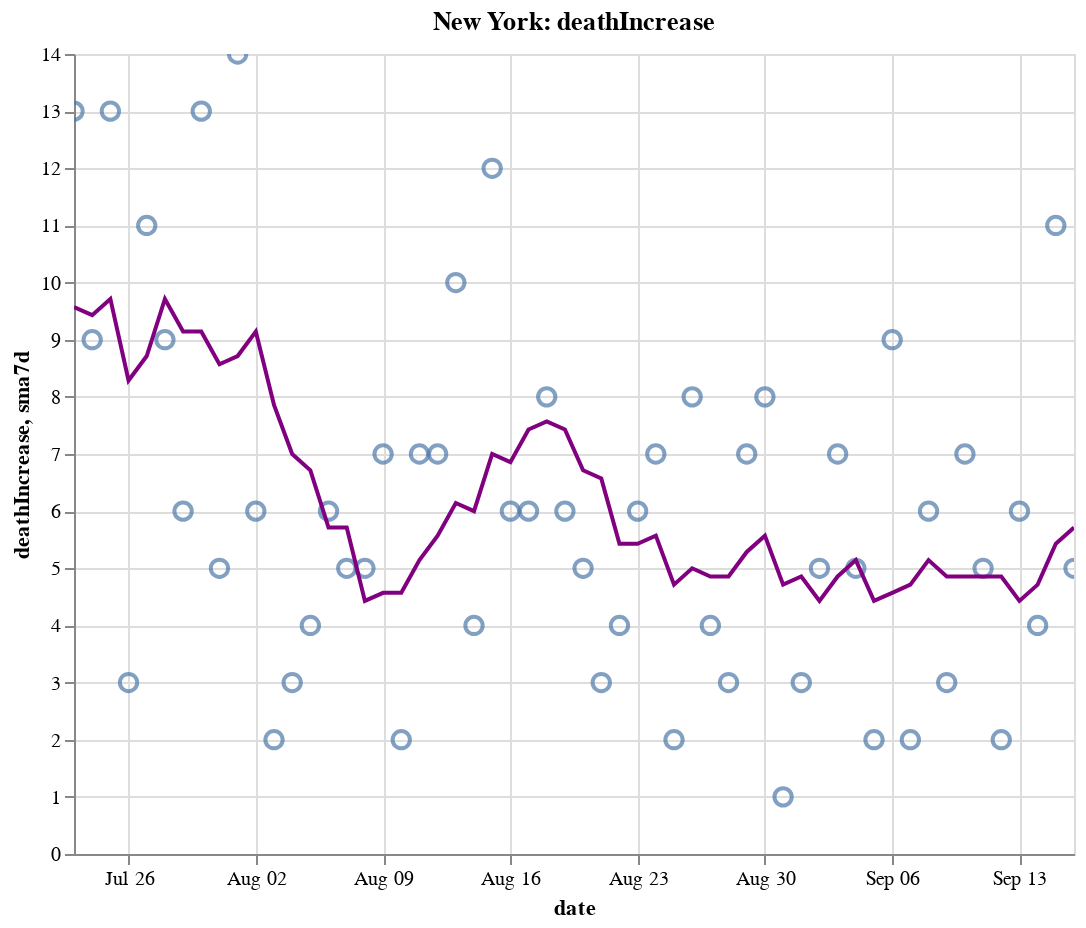

Notebook source saved alongside this figure:
### Code cell
create_plot(ny, 'deathIncrease')

### Figure 1 — Vega-Lite specification as saved in the notebook (floating-point values rounded to 4 significant figures)
{"config": {"view": {"continuousWidth": 400, "continuousHeight": 300}}, "layer": [{"layer": [{"mark": {"type": "point", "size": 75}, "encoding": {"tooltip": [{"type": "temporal", "field": "date"}, {"type": "quantitative", "field": "deathIncrease"}, {"type": "quantitative", "field": "sma7d"}], "x": {"type": "temporal", "field": "date"}, "y": {"type": "quantitative", "field": "deathIncrease"}}, "selection": {"selector012": {"type": "interval", "bind": "scales", "encodings": ["x", "y"]}}}, {"mark": {"type": "line", "color": "purple"}, "encoding": {"x": {"type": "temporal", "field": "date"}, "y": {"type": "quantitative", "field": "sma7d"}}}]}, {"mark": {"type": "rule", "color": "#aaa"}, "encoding": {"x": {"type": "temporal", "field": "date"}}, "transform": [{"filter": {"selection": "selector011"}}]}, {"mark": "circle", "encoding": {"opacity": {"condition": {"value": 1, "selection": "selector011"}, "value": 0}, "tooltip": [{"type": "temporal", "field": "date"}, {"type": "quantitative", "field": "deathIncrease"}, {"type": "quantitative", "field": "sma7d"}], "x": {"type": "temporal", "field": "date"}, "y": {"type": "quantitative", "field": "deathIncrease"}}, "selection": {"selector011": {"type": "single", "encodings": ["x"], "on": "mouseover", "nearest": true, "empty": "none"}}}, {"mark": {"type": "text", "align": "left", "dx": 5, "dy": -5, "stroke": "white", "strokeWidth": 2}, "encoding": {"text": {"type": "quantitative", "field": "deathIncrease"}, "tooltip": [{"type": "temporal", "field": "date"}, {"type": "quantitative", "field": "deathIncrease"}, {"type": "quantitative", "field": "sma7d"}], "x": {"type": "temporal", "field": "date"}, "y": {"type": "quantitative", "field": "deathIncrease"}}, "transform": [{"filter": {"selection": "selector011"}}]}, {"mark": {"type": "text", "align": "left", "dx": 5, "dy": -5}, "encoding": {"text": {"type": "quantitative", "field": "deathIncrease"}, "tooltip": [{"type": "temporal", "field": "date"}, {"type": "quantitative", "field": "deathIncrease"}, {"type": "quantitative", "field": "sma7d"}], "x": {"type": "temporal", "field": "date"}, "y": {"type": "quantitative", "field": "deathIncrease"}}, "transform": [{"filter": {"selection": "selector011"}}]}], "data": {"name": "data-53c9fa4c1ca4f8f37ce3faac2d0474ff"}, "height": 400, "title": "New York: deathIncrease", "width": 500, "$schema": "https://vega.github.io/schema/vega-lite/v4.8.1.json", "datasets": {"data-53c9fa4c1ca4f8f37ce3faac2d0474ff": [{"date": "2020-07-23T00:00:00", "totalTestResultsIncrease": 69700.0, "positiveIncrease": 811.0, "death": 25080.0, "deathIncrease": 13.0, "positiveRate": 0.012, "state": "New York", "sma7d": 9.571}, {"date": "2020-07-24T00:00:00", "totalTestResultsIncrease": 76510.0, "positiveIncrease": 753.0, "death": 25090.0, "deathIncrease": 9.0, "positiveRate": 0.01, "state": "New York", "sma7d": 9.429}, {"date": "2020-07-25T00:00:00", "totalTestResultsIncrease": 71470.0, "positiveIncrease": 750.0, "death": 25100.0, "deathIncrease": 13.0, "positiveRate": 0.01, "state": "New York", "sma7d": 9.714}, {"date": "2020-07-26T00:00:00", "totalTestResultsIncrease": 53570.0, "positiveIncrease": 536.0, "death": 25110.0, "deathIncrease": 3.0, "positiveRate": 0.01, "state": "New York", "sma7d": 8.286}, {"date": "2020-07-27T00:00:00", "totalTestResultsIncrease": 57270.0, "positiveIncrease": 608.0, "death": 25120.0, "deathIncrease": 11.0, "positiveRate": 0.011, "state": "New York", "sma7d": 8.714}, {"date": "2020-07-28T00:00:00", "totalTestResultsIncrease": 57400.0, "positiveIncrease": 534.0, "death": 25130.0, "deathIncrease": 9.0, "positiveRate": 0.009, "state": "New York", "sma7d": 9.714}, {"date": "2020-07-29T00:00:00", "totalTestResultsIncrease": 62280.0, "positiveIncrease": 715.0, "death": 25130.0, "deathIncrease": 6.0, "positiveRate": 0.011, "state": "New York", "sma7d": 9.143}, {"date": "2020-07-30T00:00:00", "totalTestResultsIncrease": 73550.0, "positiveIncrease": 777.0, "death": 25140.0, "deathIncrease": 13.0, "positiveRate": 0.011, "state": "New York", "sma7d": 9.143}, {"date": "2020-07-31T00:00:00", "totalTestResultsIncrease": 68870.0, "positiveIncrease": 644.0, "death": 25150.0, "deathIncrease": 5.0, "positiveRate": 0.009, "state": "New York", "sma7d": 8.571}, {"date": "2020-08-01T00:00:00", "totalTestResultsIncrease": 82740.0, "positiveIncrease": 753.0, "death": 25160.0, "deathIncrease": 14.0, "positiveRate": 0.009, "state": "New York", "sma7d": 8.714}, {"date": "2020-08-02T00:00:00", "totalTestResultsIncrease": 58960.0, "positiveIncrease": 531.0, "death": 25170.0, "deathIncrease": 6.0, "positiveRate": 0.009, "state": "New York", "sma7d": 9.143}, {"date": "2020-08-03T00:00:00", "totalTestResultsIncrease": 51840.0, "positiveIncrease": 545.0, "death": 25170.0, "deathIncrease": 2.0, "positiveRate": 0.011, "state": "New York", "sma7d": 7.857}, {"date": "2020-08-04T00:00:00", "totalTestResultsIncrease": 70990.0, "positiveIncrease": 746.0, "death": 25180.0, "deathIncrease": 3.0, "positiveRate": 0.011, "state": "New York", "sma7d": 7.0}, {"date": "2020-08-05T00:00:00", "totalTestResultsIncrease": 72670.0, "positiveIncrease": 636.0, "death": 25180.0, "deathIncrease": 4.0, "positiveRate": 0.009, "state": "New York", "sma7d": 6.714}, {"date": "2020-08-06T00:00:00", "totalTestResultsIncrease": 72370.0, "positiveIncrease": 703.0, "death": 25180.0, "deathIncrease": 6.0, "positiveRate": 0.01, "state": "New York", "sma7d": 5.714}, {"date": "2020-08-07T00:00:00", "totalTestResultsIncrease": 70170.0, "positiveIncrease": 714.0, "death": 25190.0, "deathIncrease": 5.0, "positiveRate": 0.01, "state": "New York", "sma7d": 5.714}, {"date": "2020-08-08T00:00:00", "totalTestResultsIncrease": 74860.0, "positiveIncrease": 703.0, "death": 25200.0, "deathIncrease": 5.0, "positiveRate": 0.009, "state": "New York", "sma7d": 4.429}, {"date": "2020-08-09T00:00:00", "totalTestResultsIncrease": 65810.0, "positiveIncrease": 515.0, "death": 25200.0, "deathIncrease": 7.0, "positiveRate": 0.008, "state": "New York", "sma7d": 4.571}, {"date": "2020-08-10T00:00:00", "totalTestResultsIncrease": 54000.0, "positiveIncrease": 476.0, "death": 25200.0, "deathIncrease": 2.0, "positiveRate": 0.009, "state": "New York", "sma7d": 4.571}, {"date": "2020-08-11T00:00:00", "totalTestResultsIncrease": 77060.0, "positiveIncrease": 667.0, "death": 25210.0, "deathIncrease": 7.0, "positiveRate": 0.009, "state": "New York", "sma7d": 5.143}, {"date": "2020-08-12T00:00:00", "totalTestResultsIncrease": 87780.0, "positiveIncrease": 700.0, "death": 25220.0, "deathIncrease": 7.0, "positiveRate": 0.008, "state": "New York", "sma7d": 5.571}, {"date": "2020-08-13T00:00:00", "totalTestResultsIncrease": 87900.0, "positiveIncrease": 737.0, "death": 25230.0, "deathIncrease": 10.0, "positiveRate": 0.008, "state": "New York", "sma7d": 6.143}, {"date": "2020-08-14T00:00:00", "totalTestResultsIncrease": 85460.0, "positiveIncrease": 727.0, "death": 25230.0, "deathIncrease": 4.0, "positiveRate": 0.009, "state": "New York", "sma7d": 6.0}, {"date": "2020-08-15T00:00:00", "totalTestResultsIncrease": 88670.0, "positiveIncrease": 734.0, "death": 25240.0, "deathIncrease": 12.0, "positiveRate": 0.008, "state": "New York", "sma7d": 7.0}, {"date": "2020-08-16T00:00:00", "totalTestResultsIncrease": 77690.0, "positiveIncrease": 607.0, "death": 25250.0, "deathIncrease": 6.0, "positiveRate": 0.008, "state": "New York", "sma7d": 6.857}, {"date": "2020-08-17T00:00:00", "totalTestResultsIncrease": 56890.0, "positiveIncrease": 408.0, "death": 25260.0, "deathIncrease": 6.0, "positiveRate": 0.007, "state": "New York", "sma7d": 7.429}, {"date": "2020-08-18T00:00:00", "totalTestResultsIncrease": 66890.0, "positiveIncrease": 655.0, "death": 25260.0, "deathIncrease": 8.0, "positiveRate": 0.01, "state": "New York", "sma7d": 7.571}, {"date": "2020-08-19T00:00:00", "totalTestResultsIncrease": 80420.0, "positiveIncrease": 631.0, "death": 25270.0, "deathIncrease": 6.0, "positiveRate": 0.008, "state": "New York", "sma7d": 7.429}, {"date": "2020-08-20T00:00:00", "totalTestResultsIncrease": 80980.0, "positiveIncrease": 601.0, "death": 25280.0, "deathIncrease": 5.0, "positiveRate": 0.007, "state": "New York", "sma7d": 6.714}, {"date": "2020-08-21T00:00:00", "totalTestResultsIncrease": 98880.0, "positiveIncrease": 709.0, "death": 25280.0, "deathIncrease": 3.0, "positiveRate": 0.007, "state": "New York", "sma7d": 6.571}, {"date": "2020-08-22T00:00:00", "totalTestResultsIncrease": 94850.0, "positiveIncrease": 653.0, "death": 25280.0, "deathIncrease": 4.0, "positiveRate": 0.007, "state": "New York", "sma7d": 5.429}, {"date": "2020-08-23T00:00:00", "totalTestResultsIncrease": 74040.0, "positiveIncrease": 572.0, "death": 25290.0, "deathIncrease": 6.0, "positiveRate": 0.008, "state": "New York", "sma7d": 5.429}, {"date": "2020-08-24T00:00:00", "totalTestResultsIncrease": 62030.0, "positiveIncrease": 408.0, "death": 25300.0, "deathIncrease": 7.0, "positiveRate": 0.007, "state": "New York", "sma7d": 5.571}, {"date": "2020-08-25T00:00:00", "totalTestResultsIncrease": 67260.0, "positiveIncrease": 629.0, "death": 25300.0, "deathIncrease": 2.0, "positiveRate": 0.009, "state": "New York", "sma7d": 4.714}, {"date": "2020-08-26T00:00:00", "totalTestResultsIncrease": 71190.0, "positiveIncrease": 566.0, "death": 25300.0, "deathIncrease": 8.0, "positiveRate": 0.008, "state": "New York", "sma7d": 5.0}, {"date": "2020-08-27T00:00:00", "totalTestResultsIncrease": 83440.0, "positiveIncrease": 791.0, "death": 25310.0, "deathIncrease": 4.0, "positiveRate": 0.009, "state": "New York", "sma7d": 4.857}, {"date": "2020-08-28T00:00:00", "totalTestResultsIncrease": 97830.0, "positiveIncrease": 636.0, "death": 25310.0, "deathIncrease": 3.0, "positiveRate": 0.007, "state": "New York", "sma7d": 4.857}, {"date": "2020-08-29T00:00:00", "totalTestResultsIncrease": 93870.0, "positiveIncrease": 635.0, "death": 25320.0, "deathIncrease": 7.0, "positiveRate": 0.007, "state": "New York", "sma7d": 5.286}, {"date": "2020-08-30T00:00:00", "totalTestResultsIncrease": 100000.0, "positiveIncrease": 698.0, "death": 25330.0, "deathIncrease": 8.0, "positiveRate": 0.007, "state": "New York", "sma7d": 5.571}, {"date": "2020-08-31T00:00:00", "totalTestResultsIncrease": 66240.0, "positiveIncrease": 656.0, "death": 25330.0, "deathIncrease": 1.0, "positiveRate": 0.01, "state": "New York", "sma7d": 4.714}, {"date": "2020-09-01T00:00:00", "totalTestResultsIncrease": 77000.0, "positiveIncrease": 754.0, "death": 25330.0, "deathIncrease": 3.0, "positiveRate": 0.01, "state": "New York", "sma7d": 4.857}, {"date": "2020-09-02T00:00:00", "totalTestResultsIncrease": 88450.0, "positiveIncrease": 708.0, "death": 25340.0, "deathIncrease": 5.0, "positiveRate": 0.008, "state": "New York", "sma7d": 4.429}, {"date": "2020-09-03T00:00:00", "totalTestResultsIncrease": 88980.0, "positiveIncrease": 889.0, "death": 25340.0, "deathIncrease": 7.0, "positiveRate": 0.01, "state": "New York", "sma7d": 4.857}, {"date": "2020-09-04T00:00:00", "totalTestResultsIncrease": 93400.0, "positiveIncrease": 864.0, "death": 25350.0, "deathIncrease": 5.0, "positiveRate": 0.009, "state": "New York", "sma7d": 5.143}, {"date": "2020-09-05T00:00:00", "totalTestResultsIncrease": 99760.0, "positiveIncrease": 801.0, "death": 25350.0, "deathIncrease": 2.0, "positiveRate": 0.008, "state": "New York", "sma7d": 4.429}, {"date": "2020-09-06T00:00:00", "totalTestResultsIncrease": 85630.0, "positiveIncrease": 729.0, "death": 25360.0, "deathIncrease": 9.0, "positiveRate": 0.009, "state": "New York", "sma7d": 4.571}, {"date": "2020-09-07T00:00:00", "totalTestResultsIncrease": 58860.0, "positiveIncrease": 520.0, "death": 25360.0, "deathIncrease": 2.0, "positiveRate": 0.009, "state": "New York", "sma7d": 4.714}, {"date": "2020-09-08T00:00:00", "totalTestResultsIncrease": 57830.0, "positiveIncrease": 557.0, "death": 25370.0, "deathIncrease": 6.0, "positiveRate": 0.01, "state": "New York", "sma7d": 5.143}, {"date": "2020-09-09T00:00:00", "totalTestResultsIncrease": 63230.0, "positiveIncrease": 576.0, "death": 25370.0, "deathIncrease": 3.0, "positiveRate": 0.009, "state": "New York", "sma7d": 4.857}, {"date": "2020-09-10T00:00:00", "totalTestResultsIncrease": 76810.0, "positiveIncrease": 757.0, "death": 25380.0, "deathIncrease": 7.0, "positiveRate": 0.01, "state": "New York", "sma7d": 4.857}, {"date": "2020-09-11T00:00:00", "totalTestResultsIncrease": 89720.0, "positiveIncrease": 880.0, "death": 25380.0, "deathIncrease": 5.0, "positiveRate": 0.01, "state": "New York", "sma7d": 4.857}, {"date": "2020-09-12T00:00:00", "totalTestResultsIncrease": 102900.0, "positiveIncrease": 849.0, "death": 25380.0, "deathIncrease": 2.0, "positiveRate": 0.008, "state": "New York", "sma7d": 4.857}, {"date": "2020-09-13T00:00:00", "totalTestResultsIncrease": 72670.0, "positiveIncrease": 725.0, "death": 25390.0, "deathIncrease": 6.0, "positiveRate": 0.01, "state": "New York", "sma7d": 4.429}, {"date": "2020-09-14T00:00:00", "totalTestResultsIncrease": 63360.0, "positiveIncrease": 583.0, "death": 25390.0, "deathIncrease": 4.0, "positiveRate": 0.009, "state": "New York", "sma7d": 4.714}, {"date": "2020-09-15T00:00:00", "totalTestResultsIncrease": 73680.0, "positiveIncrease": 766.0, "death": 25400.0, "deathIncrease": 11.0, "positiveRate": 0.01, "state": "New York", "sma7d": 5.429}, {"date": "2020-09-16T00:00:00", "totalTestResultsIncrease": 75090.0, "positiveIncrease": 652.0, "death": 25410.0, "deathIncrease": 5.0, "positiveRate": 0.009, "state": "New York", "sma7d": 5.714}]}}
